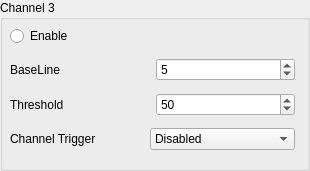
   <widget class="QGroupBox" name="groupBox_6">
    <property name="geometry">
     <rect>
      <x>940</x>
      <y>270</y>
      <width>310</width>
      <height>171</height>
     </rect>
    </property>
    <property name="title">
     <string>Channel 3</string>
    </property>
    <widget class="QWidget" name="layoutWidget_6">
     <property name="geometry">
      <rect>
       <x>10</x>
       <y>20</y>
       <width>285</width>
       <height>138</height>
      </rect>
     </property>
     <layout class="QVBoxLayout" name="verticalLayout_8">
      <item>
       <widget class="QRadioButton" name="radioButtonCh3Enable">
        <property name="text">
         <string>Enable</string>
        </property>
        <property name="checked">
         <bool>false</bool>
        </property>
        <property name="autoExclusive">
         <bool>false</bool>
        </property>
       </widget>
      </item>
      <item>
       <layout class="QHBoxLayout" name="horizontalLayout_22">
        <item>
         <widget class="QLabel" name="label_23">
          <property name="text">
           <string>BaseLine</string>
          </property>
         </widget>
        </item>
        <item>
         <widget class="QSpinBox" name="spinBoxBaselineCh3">
          <property name="maximum">
           <number>16384</number>
          </property>
          <property name="value">
           <number>5</number>
          </property>
         </widget>
        </item>
       </layout>
      </item>
      <item>
       <layout class="QHBoxLayout" name="horizontalLayout_23">
        <item>
         <widget class="QLabel" name="label_24">
          <property name="text">
           <string>Threshold</string>
          </property>
         </widget>
        </item>
        <item>
         <widget class="QSpinBox" name="spinBoxThresholdCh3">
          <property name="maximum">
           <number>16384</number>
          </property>
          <property name="value">
           <number>50</number>
          </property>
         </widget>
        </item>
       </layout>
      </item>
      <item>
       <layout class="QHBoxLayout" name="horizontalLayout_24">
        <item>
         <widget class="QLabel" name="label_25">
          <property name="text">
           <string>Channel Trigger</string>
          </property>
         </widget>
        </item>
        <item>
         <widget class="QComboBox" name="comboBoxExternalTriggerCh3">
          <property name="currentIndex">
           <number>2</number>
          </property>
          <item>
           <property name="text">
            <string>Acquisition Only</string>
           </property>
          </item>
          <item>
           <property name="text">
            <string>Acquisition &amp; TrigOut</string>
           </property>
          </item>
          <item>
           <property name="text">
            <string>Disabled</string>
           </property>
          </item>
         </widget>
        </item>
       </layout>
      </item>
     </layout>
    </widget>
   </widget>
